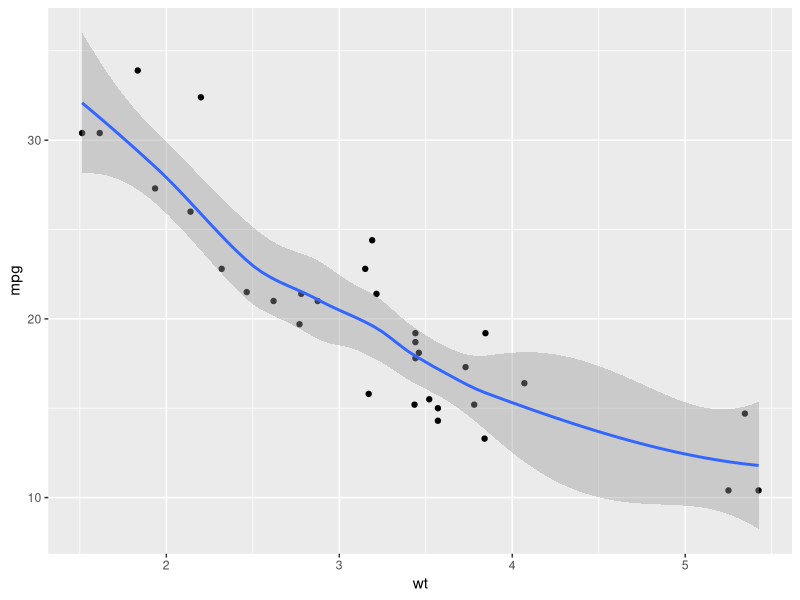
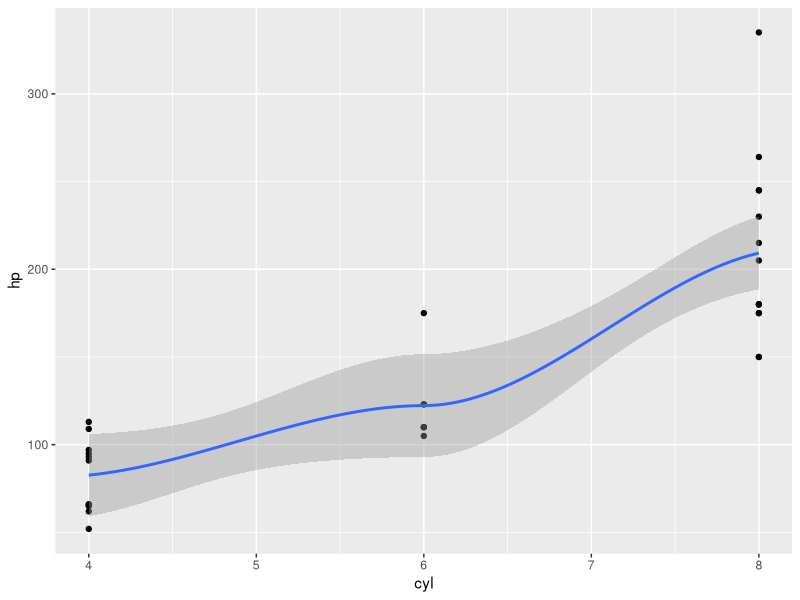
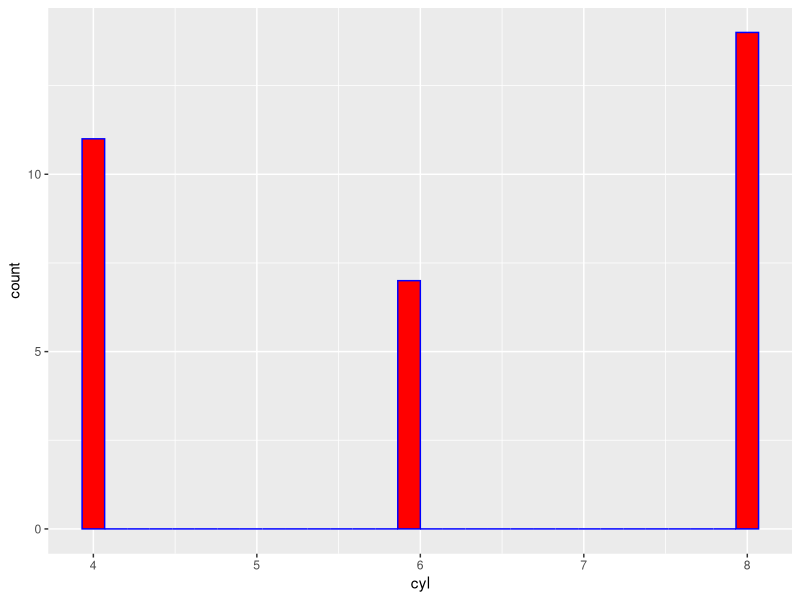
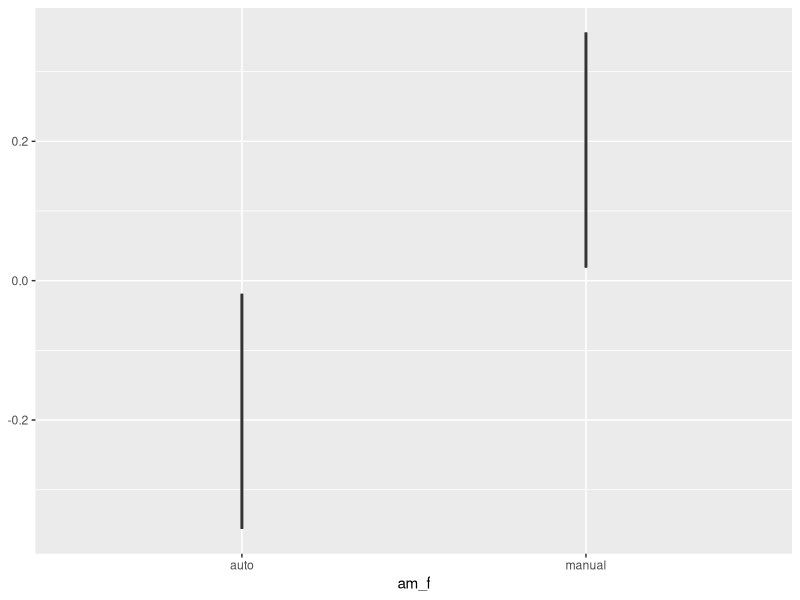

Here is the R script that generated these plots, in order:
## ---- chunk 1
0.1 + 0.1 + 0.1 - 0.3
0.3 - 0.1 - 0.1 - 0.1 # a variation

# run this if you want to avoid scientific notation
options(scipen = 999)
## ---- chunk 2
# install.packages("tidyverse")
library(tidyverse)
## ---- chunk 3
mtcars[mtcars$cyl == 6 & mtcars$mpg > 20, c("mpg", "hp")]
## ---- chunk 4
mtcars %>%
  filter(cyl == 6, mpg > 20) |> # reminder that %>% is the same thing
  select(mpg, hp)
## ---- chunk 5
#| label: load-data

data(mtcars) # reads in the data & adds it to your environment as a dataframe
mtcars

mtcars <- mtcars |> 
  rownames_to_column("model")

View(mtcars)
head(mtcars, 10) # choose how man rows you want to preview 
summary(mtcars)
?mtcars # opens help info

## ---- chunk 6

dim(mtcars)


## ---- chunk 7
unique(mtcars)
unique(mtcars$model)

## ---- chunk 8

tail(mtcars)

## ---- chunk 9
mean(mtcars$mpg)
## ---- chunk 10
mean(mtcars$cyl)
median(mtcars$cyl)
## ---- chunk 11

summary(mtcars)
## ---- chunk 12
#| label: scatterplot

# this is a scatterplot of mpg by wt
library(ggplot2)

ggplot(data = mtcars, aes(x = wt, y = mpg) ) + 
  geom_point() + 
  geom_smooth()
## ---- chunk 13

ggplot(data = mtcars, aes(x = cyl, y = hp) ) + 
  geom_point() + 
  geom_smooth()

## ---- chunk 14

ggplot(data = mtcars, aes(x = cyl)) +
  geom_histogram(color = "blue", fill = "red") 

#convert am to factor by creating new am_f
mtcars <- mtcars|> 
  mutate(am_f = factor(am, labels = c("auto", "manual")))

class(mtcars$am_f)

# boxplot
ggplot(data = mtcars, aes(x = am_f)) +
  geom_boxplot() 
